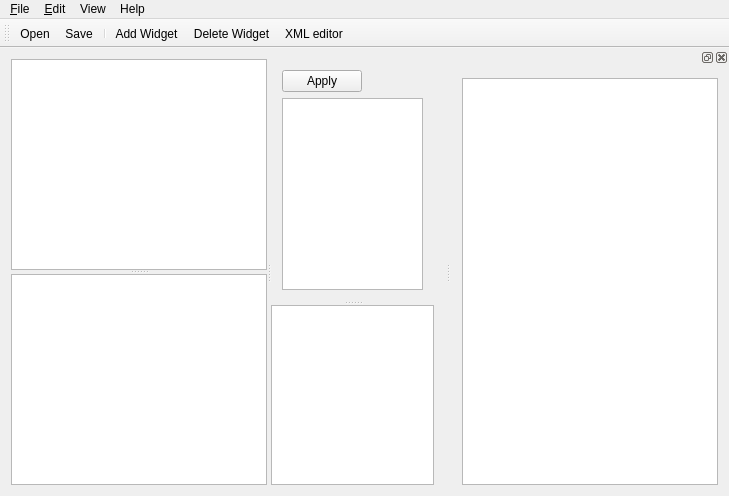
<?xml version="1.0" encoding="UTF-8"?>
<ui version="4.0">
 <class>MainWindow</class>
 <widget class="QMainWindow" name="MainWindow">
  <property name="geometry">
   <rect>
    <x>0</x>
    <y>0</y>
    <width>729</width>
    <height>496</height>
   </rect>
  </property>
  <property name="windowTitle">
   <string>e2designer [*]</string>
  </property>
  <property name="toolButtonStyle">
   <enum>Qt::ToolButtonTextBesideIcon</enum>
  </property>
  <widget class="QWidget" name="centralWidget">
   <layout class="QHBoxLayout" name="horizontalLayout">
    <item>
     <widget class="QSplitter" name="splitter">
      <property name="orientation">
       <enum>Qt::Horizontal</enum>
      </property>
      <widget class="QSplitter" name="splitterL">
       <property name="sizePolicy">
        <sizepolicy hsizetype="MinimumExpanding" vsizetype="Expanding">
         <horstretch>0</horstretch>
         <verstretch>0</verstretch>
        </sizepolicy>
       </property>
       <property name="orientation">
        <enum>Qt::Vertical</enum>
       </property>
       <widget class="QTreeView" name="treeView">
        <property name="sizePolicy">
         <sizepolicy hsizetype="MinimumExpanding" vsizetype="Preferred">
          <horstretch>0</horstretch>
          <verstretch>0</verstretch>
         </sizepolicy>
        </property>
        <property name="animated">
         <bool>true</bool>
        </property>
       </widget>
       <widget class="QTreeView" name="propView">
        <property name="sizePolicy">
         <sizepolicy hsizetype="MinimumExpanding" vsizetype="Preferred">
          <horstretch>0</horstretch>
          <verstretch>0</verstretch>
         </sizepolicy>
        </property>
        <property name="maximumSize">
         <size>
          <width>16777215</width>
          <height>16777215</height>
         </size>
        </property>
        <property name="editTriggers">
         <set>QAbstractItemView::CurrentChanged|QAbstractItemView::DoubleClicked|QAbstractItemView::EditKeyPressed</set>
        </property>
        <property name="animated">
         <bool>true</bool>
        </property>
       </widget>
      </widget>
      <widget class="QSplitter" name="splitterR">
       <property name="enabled">
        <bool>true</bool>
       </property>
       <property name="sizePolicy">
        <sizepolicy hsizetype="Preferred" vsizetype="Expanding">
         <horstretch>3</horstretch>
         <verstretch>1</verstretch>
        </sizepolicy>
       </property>
       <property name="orientation">
        <enum>Qt::Vertical</enum>
       </property>
       <widget class="QFrame" name="frame">
        <property name="sizePolicy">
         <sizepolicy hsizetype="Preferred" vsizetype="Expanding">
          <horstretch>3</horstretch>
          <verstretch>0</verstretch>
         </sizepolicy>
        </property>
        <property name="minimumSize">
         <size>
          <width>0</width>
          <height>0</height>
         </size>
        </property>
        <layout class="QFormLayout" name="formLayout">
         <item row="0" column="0">
          <widget class="QPushButton" name="refreshButton">
           <property name="text">
            <string>Apply</string>
           </property>
          </widget>
         </item>
         <item row="2" column="0" colspan="2">
          <widget class="CodeEditor" name="textEdit">
           <property name="sizePolicy">
            <sizepolicy hsizetype="Expanding" vsizetype="Expanding">
             <horstretch>0</horstretch>
             <verstretch>1</verstretch>
            </sizepolicy>
           </property>
           <property name="minimumSize">
            <size>
             <width>0</width>
             <height>0</height>
            </size>
           </property>
          </widget>
         </item>
         <item row="0" column="1">
          <widget class="QLabel" name="statusLabel">
           <property name="text">
            <string/>
           </property>
          </widget>
         </item>
        </layout>
       </widget>
       <widget class="SceneView" name="graphicsView">
        <property name="sizePolicy">
         <sizepolicy hsizetype="Expanding" vsizetype="Expanding">
          <horstretch>3</horstretch>
          <verstretch>1</verstretch>
         </sizepolicy>
        </property>
       </widget>
      </widget>
     </widget>
    </item>
   </layout>
  </widget>
  <widget class="QMenuBar" name="menuBar">
   <property name="geometry">
    <rect>
     <x>0</x>
     <y>0</y>
     <width>729</width>
     <height>25</height>
    </rect>
   </property>
   <property name="nativeMenuBar">
    <bool>true</bool>
   </property>
   <widget class="QMenu" name="menuFile">
    <property name="title">
     <string>&amp;File</string>
    </property>
    <addaction name="actionNew"/>
    <addaction name="actionOpen"/>
    <addaction name="actionSave"/>
    <addaction name="actionSaveAs"/>
    <addaction name="actionExit"/>
   </widget>
   <widget class="QMenu" name="menuEdit">
    <property name="title">
     <string>&amp;Edit</string>
    </property>
    <addaction name="actionUndo"/>
    <addaction name="actionRedo"/>
    <addaction name="separator"/>
    <addaction name="actionAddWidget"/>
    <addaction name="actionDeleteWidget"/>
    <addaction name="actionAddLabel"/>
    <addaction name="actionAddPixmap"/>
    <addaction name="actionAddScreen"/>
    <addaction name="separator"/>
    <addaction name="actionEditColors"/>
    <addaction name="actionEditFonts"/>
    <addaction name="actionEditOutputs"/>
   </widget>
   <widget class="QMenu" name="menuView">
    <property name="title">
     <string>View</string>
    </property>
    <addaction name="actionWidget_borders"/>
    <addaction name="actionXmlEditor"/>
   </widget>
   <widget class="QMenu" name="menuHelp">
    <property name="title">
     <string>Help</string>
    </property>
    <addaction name="actionAbout"/>
    <addaction name="actionAboutQt"/>
    <addaction name="actionCheckForUpdates"/>
   </widget>
   <addaction name="menuFile"/>
   <addaction name="menuEdit"/>
   <addaction name="menuView"/>
   <addaction name="menuHelp"/>
  </widget>
  <widget class="QToolBar" name="mainToolBar">
   <attribute name="toolBarArea">
    <enum>TopToolBarArea</enum>
   </attribute>
   <attribute name="toolBarBreak">
    <bool>false</bool>
   </attribute>
   <addaction name="actionOpen"/>
   <addaction name="actionSave"/>
   <addaction name="separator"/>
   <addaction name="actionAddWidget"/>
   <addaction name="actionDeleteWidget"/>
   <addaction name="actionXmlEditor"/>
  </widget>
  <widget class="QDockWidget" name="dockWidget">
   <attribute name="dockWidgetArea">
    <number>2</number>
   </attribute>
   <widget class="QWidget" name="dockWidgetContents">
    <layout class="QVBoxLayout" name="verticalLayout">
     <item>
      <widget class="QUndoView" name="undoListView"/>
     </item>
    </layout>
   </widget>
  </widget>
  <action name="actionOpen">
   <property name="icon">
    <iconset resource="../../resources.qrc">
     <normaloff>:/icons/icons/folder-open.svg</normaloff>:/icons/icons/folder-open.svg</iconset>
   </property>
   <property name="text">
    <string>&amp;Open...</string>
   </property>
   <property name="toolTip">
    <string>Open an existing skin</string>
   </property>
   <property name="shortcut">
    <string>Ctrl+O</string>
   </property>
  </action>
  <action name="actionSave">
   <property name="icon">
    <iconset resource="../../resources.qrc">
     <normaloff>:/icons/icons/baseline-save-24px.svg</normaloff>:/icons/icons/baseline-save-24px.svg</iconset>
   </property>
   <property name="text">
    <string>&amp;Save</string>
   </property>
   <property name="toolTip">
    <string>Save the document to disk</string>
   </property>
   <property name="shortcut">
    <string>Ctrl+S</string>
   </property>
  </action>
  <action name="actionNew">
   <property name="text">
    <string>&amp;New</string>
   </property>
   <property name="toolTip">
    <string>Create new skin</string>
   </property>
   <property name="shortcut">
    <string>Ctrl+N</string>
   </property>
  </action>
  <action name="actionSaveAs">
   <property name="text">
    <string>Save &amp;As...</string>
   </property>
   <property name="toolTip">
    <string>Save the document under a new name</string>
   </property>
  </action>
  <action name="actionExit">
   <property name="icon">
    <iconset theme="document-new">
     <normaloff>.</normaloff>.</iconset>
   </property>
   <property name="text">
    <string>E&amp;xit</string>
   </property>
   <property name="toolTip">
    <string>Exit the application</string>
   </property>
  </action>
  <action name="actionAddWidget">
   <property name="text">
    <string>Add &amp;Widget</string>
   </property>
  </action>
  <action name="actionAddLabel">
   <property name="text">
    <string>Add &amp;Label</string>
   </property>
  </action>
  <action name="actionAddPixmap">
   <property name="text">
    <string>Add &amp;Pixmap</string>
   </property>
  </action>
  <action name="actionAddScreen">
   <property name="text">
    <string>Add &amp;Screen</string>
   </property>
  </action>
  <action name="actionEditColors">
   <property name="text">
    <string>Edit &amp;Colors</string>
   </property>
  </action>
  <action name="actionEditFonts">
   <property name="text">
    <string>Edit &amp;Fonts</string>
   </property>
  </action>
  <action name="actionWidget_borders">
   <property name="checkable">
    <bool>true</bool>
   </property>
   <property name="text">
    <string>Widget &amp;borders</string>
   </property>
   <property name="toolTip">
    <string>Display widget borders</string>
   </property>
   <property name="shortcut">
    <string>Ctrl+B</string>
   </property>
  </action>
  <action name="actionAbout">
   <property name="text">
    <string>&amp;About</string>
   </property>
   <property name="toolTip">
    <string>Show the application's About box</string>
   </property>
   <property name="shortcut">
    <string>F1</string>
   </property>
  </action>
  <action name="actionAboutQt">
   <property name="text">
    <string>About &amp;Qt</string>
   </property>
   <property name="toolTip">
    <string>Show the Qt library's About box</string>
   </property>
  </action>
  <action name="actionDeleteWidget">
   <property name="text">
    <string>Delete Widget</string>
   </property>
  </action>
  <action name="actionUndo">
   <property name="icon">
    <iconset resource="../../resources.qrc">
     <normaloff>:/icons/icons/baseline-undo-24px.svg</normaloff>:/icons/icons/baseline-undo-24px.svg</iconset>
   </property>
   <property name="text">
    <string>Undo</string>
   </property>
   <property name="shortcut">
    <string>Ctrl+Z</string>
   </property>
  </action>
  <action name="actionRedo">
   <property name="icon">
    <iconset resource="../../resources.qrc">
     <normaloff>:/icons/icons/baseline-redo-24px.svg</normaloff>:/icons/icons/baseline-redo-24px.svg</iconset>
   </property>
   <property name="text">
    <string>Redo</string>
   </property>
   <property name="shortcut">
    <string>Ctrl+Shift+Z</string>
   </property>
  </action>
  <action name="actionCheckForUpdates">
   <property name="text">
    <string>Check for updates</string>
   </property>
  </action>
  <action name="actionEditOutputs">
   <property name="text">
    <string>Edit &amp;Outputs</string>
   </property>
   <property name="toolTip">
    <string>Edit Video Outputs</string>
   </property>
  </action>
  <action name="actionXmlEditor">
   <property name="checkable">
    <bool>true</bool>
   </property>
   <property name="text">
    <string>XML &amp;editor</string>
   </property>
   <property name="toolTip">
    <string>Show XML editor</string>
   </property>
   <property name="shortcut">
    <string>Ctrl+E</string>
   </property>
  </action>
 </widget>
 <layoutdefault spacing="6" margin="11"/>
 <customwidgets>
  <customwidget>
   <class>SceneView</class>
   <extends>QGraphicsView</extends>
   <header>scene/sceneview.hpp</header>
  </customwidget>
  <customwidget>
   <class>CodeEditor</class>
   <extends>QPlainTextEdit</extends>
   <header>editor/codeeditor.hpp</header>
  </customwidget>
 </customwidgets>
 <resources>
  <include location="../../resources.qrc"/>
 </resources>
 <connections/>
</ui>
